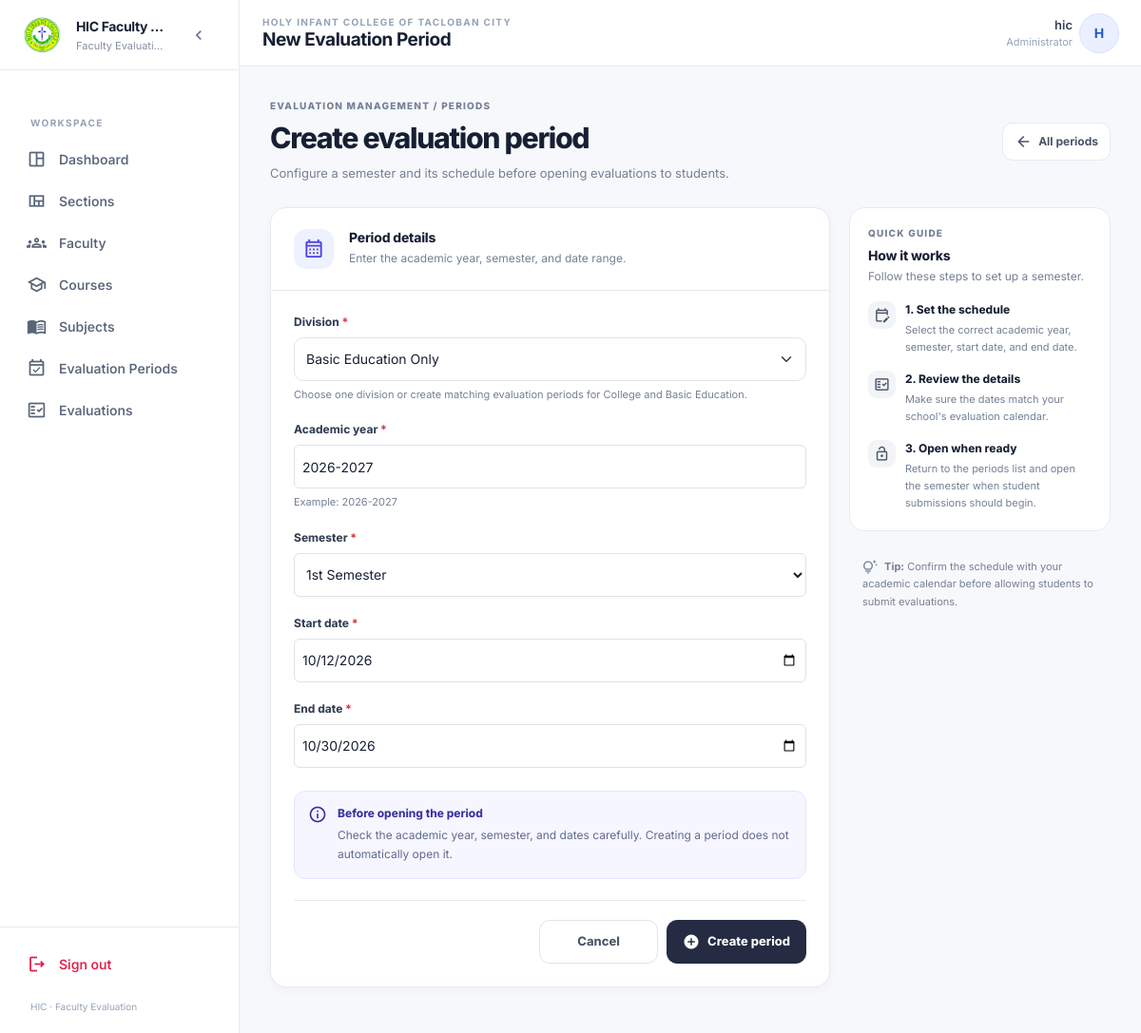
Page /evaluation-periods/2/edit/ (signed in) on the committed database.
### evaluation/models.py (models this page shows, shortened)
class EvaluationPeriod(models.Model):
    class Semester(models.TextChoices):
        FIRST = "1st", "1st Semester"
        SECOND = "2nd", "2nd Semester"
    education_level = models.CharField(
        max_length=20,
        choices=EducationLevel.choices,
        default=EducationLevel.COLLEGE,
        db_index=True,
    )
    academic_year = models.CharField(
        max_length=20,
        help_text="Example: 2026-2027",
    )
    semester = models.CharField(
        max_length=20,
        choices=Semester.choices,
    )
    start_date = models.DateField()
    end_date = models.DateField()
    is_open = models.BooleanField(
        default=False,
        help_text="Only one evaluation period can be open per division.",
    )
    created_at = models.DateTimeField(auto_now_add=True)
    updated_at = models.DateTimeField(auto_now=True)
    class Meta:
        constraints = [
            models.UniqueConstraint(
                fields=["education_level", "academic_year", "semester"],
                name="unique_period_per_division",
            ),
            models.UniqueConstraint(
                fields=["education_level"],
                condition=Q(is_open=True),
                name="one_open_period_per_division",
            ),
        ]

### evaluation/views.py (the view, shortened to what this page needs)
@login_required(login_url="admin_login")
def evaluation_period_edit(request, pk):
    period = get_object_or_404(EvaluationPeriod, pk=pk)
    return render(request, "admins/evaluation_period_add.html", {
        "form": EvaluationPeriodForm(instance=period),
        "period": period,
        "selected_division": period.education_level,
    })

### templates/admins/evaluation_period_add.html (shortened to what this page needs)
{% extends 'admins/base.html' %}
{% block page_title %}New Evaluation Period{% endblock %}
{% block content %}
<div class="epa-page container-fluid px-0 px-sm-1 py-2">
    <div class="d-flex flex-column flex-sm-row align-items-sm-center justify-content-between gap-3 mb-4">
        <div>
            <div class="epa-eyebrow mb-2">Evaluation management / Periods</div>
            <h1 class="epa-heading mb-2">
                Create evaluation period
            </h1>
            <p class="epa-subtitle mb-0">
                Configure a semester and its schedule before opening evaluations to students.
            </p>
        </div>
        <a href="{% url 'evaluation_periods_list' %}" class="epa-back align-self-start align-self-sm-center">
            <span class="material-icons-outlined" style="font-size:18px">arrow_back</span>
            All periods
        </a>
    </div>
    <div class="epa-layout">
        <section class="epa-card">
            <div class="epa-card-header">
                <div class="d-flex align-items-center gap-3">
                    <div class="epa-icon">
                        <span class="material-icons-outlined" style="font-size:23px">calendar_month</span>
                    </div>
                    <div class="min-w-0">
                        <h2 class="epa-section-title mb-0">Period details</h2>
                        <p class="epa-section-description mb-0">
                            Enter the academic year, semester, and date range.
                        </p>
                    </div>
                </div>
            </div>
            <div class="epa-card-body">
                <form method="post">
    <div class="epa-field">
        <label for="id_education_level">
            Division <span class="text-danger">*</span>
        </label>
        {% with current=period.education_level|default:selected_division|default:"COLLEGE" %}
        <select name="education_level" id="id_education_level" class="form-select" required>
            <option value="BASIC" {% if current == "BASIC" %}selected{% endif %}>
                Basic Education Only
            </option>
        </select>
        {% endwith %}
        <div class="form-text">
            Choose one division or create matching evaluation periods
            for College and Basic Education.
        </div>
    </div>
    {% for field in form %}
        {% if field.name != "education_level" %}
        <div class="epa-field">
            <label for="{{ field.id_for_label }}">
                {{ field.label }}
                {% if field.field.required %}
                <span class="text-danger">*</span>
                {% endif %}
            </label>
            {{ field }}
            {% if field.help_text %}
            <div class="form-text">{{ field.help_text }}</div>
            {% endif %}
        </div>
        {% endif %}
    {% endfor %}
                    <div class="epa-info mt-4">
                        <span class="material-icons-outlined" style="font-size:20px">info</span>
                        <div>
                            <div class="epa-info-title">Before opening the period</div>
                            <div class="epa-info-text">
                                Check the academic year, semester, and dates carefully.
                                Creating a period does not automatically open it.
                            </div>
                        </div>
                    </div>
                    <div class="epa-actions">
                        <a href="{% url 'evaluation_periods_list' %}" class="epa-cancel">
                            Cancel
                        </a>
                        <button type="submit" class="epa-submit">
                            <span class="material-icons-outlined" style="font-size:18px">add_circle</span>
                            Create period
                        </button>
                    </div>
                </form>
            </div>
        </section>
        <aside>
            <section class="epa-side-card">
                <div class="epa-eyebrow mb-2">Quick guide</div>
                <h2 class="epa-section-title mb-1">How it works</h2>
                <p class="epa-section-description mb-0">
                    Follow these steps to set up a semester.
                </p>
                <div class="epa-check-item">
                    <div class="epa-check-icon">
                        <span class="material-icons-outlined" style="font-size:17px">edit_calendar</span>
                    </div>
                    <div>
                        <div class="epa-check-title">1. Set the schedule</div>
                        <div class="epa-check-description">
                            Select the correct academic year, semester, start date, and end date.
                        </div>
                    </div>
                </div>
                <div class="epa-check-item">
                    <div class="epa-check-icon">
                        <span class="material-icons-outlined" style="font-size:17px">fact_check</span>
                    </div>
                    <div>
                        <div class="epa-check-title">2. Review the details</div>
                        <div class="epa-check-description">
                            Make sure the dates match your school's evaluation calendar.
                        </div>
                    </div>
                </div>
                <div class="epa-check-item">
                    <div class="epa-check-icon">
                        <span class="material-icons-outlined" style="font-size:17px">lock_open</span>
                    </div>
                    <div>
                        <div class="epa-check-title">3. Open when ready</div>
                        <div class="epa-check-description">
                            Return to the periods list and open the semester when student submissions should begin.
                        </div>
                    </div>
                </div>
            </section>
            <div class="epa-side-note">
                <span class="material-icons-outlined align-middle me-1" style="font-size:16px">tips_and_updates</span>
                <strong>Tip:</strong> Confirm the schedule with your academic calendar before allowing students to
                submit evaluations.
            </div>
        </aside>
    </div>
</div>
{% endblock %}

### templates/admins/base.html (shortened to what this page needs)
{% load static %}
{% load humanize %}
<!DOCTYPE html>
<html lang="en">
<head>
    <script src="https://cdn.tailwindcss.com"></script>
    <link href="https://cdn.jsdelivr.net/npm/bootstrap@5.3.2/dist/css/bootstrap.min.css" rel="stylesheet">
    <link rel="stylesheet" href="https://cdn.jsdelivr.net/npm/toastify-js/src/toastify.min.css">
</head>
<body>
{% with current=request.resolver_match.url_name %}
<div class="app-shell flex">
    <aside id="sidebar" class="app-sidebar flex min-h-screen flex-col">
        <div class="flex h-[74px] items-center gap-3 border-b border-[#e7ebf1] px-4">
            <a href="{% url 'dashboard_home' %}" class="flex min-w-0 flex-1 items-center gap-3">
                <img src="{% static 'HIC_LOGO_TRANSPARENT.png' %}"
                     alt="Holy Infant College logo"
                     class="h-10 w-10 shrink-0 object-contain">
                <div class="brand-copy min-w-0">
                    <p class="truncate text-[14px] font-bold tracking-tight text-[#172033]">
                        HIC Faculty Eval
                    </p>
                    <p class="mt-0.5 truncate text-[11px] text-[#8791a2]">
                        Faculty Evaluation System
                    </p>
                </div>
            </a>
            <button type="button"
                    id="sidebarToggle"
                    class="hidden rounded-lg p-2 text-slate-500 transition hover:bg-slate-100 hover:text-slate-800 md:inline-flex"
                    aria-label="Collapse sidebar"
                    title="Collapse sidebar">
                <span id="sidebarToggleIcon" class="material-icons-outlined text-[20px]">chevron_left</span>
            </button>
        </div>
        <nav class="flex-1 overflow-y-auto px-3 py-5">
            <p class="nav-section-label mb-2 px-3 text-[10px] font-bold uppercase tracking-[.14em] text-slate-400">
                Workspace
            </p>
            <a href="{% url 'dashboard_home' %}"
               class="sidebar-link group relative {% if current == 'dashboard_home' %}is-active{% endif %}"
               {% if current == 'dashboard_home' %}aria-current="page"{% endif %}>
                <span class="material-icons-outlined">space_dashboard</span>
                <span class="sidebar-copy">Dashboard</span>
            </a>
            <a href="{% url 'sections_list' %}"
               class="sidebar-link group relative {% if current == 'sections_list' %}is-active{% endif %}"
               {% if current == 'sections_list' %}aria-current="page"{% endif %}>
                <span class="material-icons-outlined">view_quilt</span>
                <span class="sidebar-copy">Sections</span>
            </a>
            <a href="{% url 'teachers_list' %}"
               class="sidebar-link group relative {% if current == 'teachers_list' %}is-active{% endif %}"
               {% if current == 'teachers_list' %}aria-current="page"{% endif %}>
                <span class="material-icons-outlined">groups</span>
                <span class="sidebar-copy">Faculty</span>
            </a>
            <a href="{% url 'courses_list' %}"
               class="sidebar-link group relative {% if current == 'courses_list' %}is-active{% endif %}"
               {% if current == 'courses_list' %}aria-current="page"{% endif %}>
                <span class="material-icons-outlined">school</span>
                <span class="sidebar-copy">Courses</span>
            </a>
            <a href="{% url 'subjects_list' %}"
               class="sidebar-link group relative {% if current == 'subjects_list' %}is-active{% endif %}"
               {% if current == 'subjects_list' %}aria-current="page"{% endif %}>
                <span class="material-icons-outlined">menu_book</span>
                <span class="sidebar-copy">Subjects</span>
            </a>
            <a href="{% url 'evaluation_periods_list' %}"
               class="sidebar-link group relative {% if current == 'evaluation_periods_list' %}is-active{% endif %}"
               {% if current == 'evaluation_periods_list' %}aria-current="page"{% endif %}>
                <span class="material-icons-outlined">event_available</span>
                <span class="sidebar-copy">Evaluation Periods</span>
            </a>
            <a href="{% url 'evaluations_list' %}"
               class="sidebar-link group relative {% if current == 'evaluations_list' %}is-active{% endif %}"
               {% if current == 'evaluations_list' %}aria-current="page"{% endif %}>
                <span class="material-icons-outlined">fact_check</span>
                <span class="sidebar-copy">Evaluations</span>
            </a>
        </nav>
        <div class="border-t border-[#e7ebf1] p-3">
            <button type="button"
                    data-bs-toggle="modal"
                    data-bs-target="#logoutConfirmModal"
                    class="sidebar-link group relative w-full text-rose-600 hover:bg-rose-50 hover:text-rose-700">
                <span class="material-icons-outlined">logout</span>
                <span class="sidebar-copy">Sign out</span>
            </button>
            <div class="brand-copy px-3 pb-1 pt-3 text-[10px] text-slate-400">
                HIC · Faculty Evaluation
            </div>
        </div>
    </aside>
    <div class="app-main flex min-h-screen min-w-0 flex-col">
        <header class="app-topbar sticky top-0 z-40 flex items-center justify-between gap-3 px-4 md:px-7">
            <div class="flex min-w-0 items-center gap-3">
                <div class="min-w-0">
                    <p class="truncate text-[10px] font-bold uppercase tracking-[.13em] text-slate-400">
                        Holy Infant College of Tacloban City
                    </p>
                    <h1 class="truncate text-[17px] font-bold tracking-tight text-[#172033] md:text-[19px]">
                        {% block page_title %}Dashboard Overview{% endblock %}
                    </h1>
                </div>
            </div>
            <div class="flex shrink-0 items-center gap-2">
                <span class="hidden text-right sm:block">
                    <span class="block max-w-[180px] truncate text-[13px] font-semibold text-slate-700">
                        {{ request.user.get_full_name|default:request.user.username }}
                    </span>
                    <span class="block text-[11px] text-slate-400">Administrator</span>
                </span>
                <button type="button"
                        id="profileButton"
                        class="flex h-10 w-10 items-center justify-center rounded-full bg-[#eaf0ff] text-[14px] font-bold text-[#2457c5] ring-1 ring-[#d7e3ff]"
                        aria-label="Account options"
                        aria-expanded="false">
                    {{ request.user.username|slice:":1"|upper }}
                </button>
            </div>
        </header>
        <main id="mainContent" class="min-w-0 flex-1">
            <div class="page-content">
                {% block content %}{% endblock %}
            </div>
        </main>
    </div>
</div>
{% endwith %}
</body>
</html>

### rows in the picture
EvaluationPeriod: education_level "Basic Education Only", form "2026-2027" "1st Semester" "10/12/2026" "10/30/2026"

### other values in the picture
{{ request.user.get_full_name|default:request.user.username }} "hic"
{{ request.user.username|slice:":1"|upper }} "H"
{{ field.label }} "Academic year" "Semester" "Start date" "End date"
{{ field.help_text }} "Example: 2026-2027"
